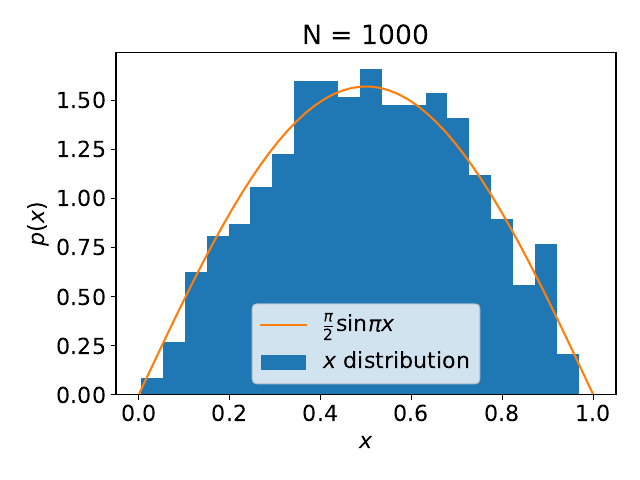

Recreate this plot in Python.
import numpy as np
import matplotlib as mpl
from matplotlib import pyplot as plt
import struct

### for plotting nice plots ###
width = 6
height = width / 1.5
fsize = 16
font = {'size': fsize}
mpl.rc('font', **font)
mpl.rc('xtick', labelsize=fsize)
mpl.rc('ytick', labelsize=fsize)
mpl.rc('text', usetex=False)

### read binary files generated by C ###
x_list = np.fromfile('x_list_task2.bin')
integrand_list = np.fromfile('integrand_list_task2.bin')
parameters = np.fromfile('parameters_task2.bin')

### extract parameters ###
N = int(parameters[0])

### plot mean_squared_displacements(t) ###
fig, ax = plt.subplots()
ax.hist(x_list, density=True, bins=20, color='C0', label=r'$x$ distribution')
x = np.linspace(0, 1)
ax.plot(x, np.sin(np.pi * x) * np.pi / 2, color='C1', label=r'$\frac{\pi}{2} \sin{\pi x}$')
ax.set_title(r'N = ' + f'{N}')
ax.set_xlabel(r'$x$')
ax.set_ylabel(r'$p(x)$')

### legend & save file ###
plt.legend()
plt.tight_layout()
filename = f'plot_task2.pdf'
plt.savefig(filename)
plt.show()
